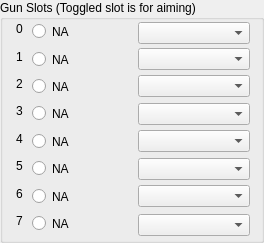
      <widget class="QGroupBox" name="IDC_STATIC_14">
        <property name="geometry">
          <rect>
            <x>20</x>
            <y>47</y>
            <width>264</width>
            <height>243</height>
          </rect>
        </property>
        <property name="title">
          <string>Gun Slots (Toggled slot is for aiming)</string>
        </property>
        <property name="visible">
          <bool>true</bool>
        </property>
        <property name="enabled">
          <bool>true</bool>
        </property>
        <property name="flat">
          <bool>false</bool>
        </property>
        <widget class="QLabel" name="IDC_STATIC_15">
          <property name="geometry">
            <rect>
              <x>16</x>
              <y>22</y>
              <width>51</width>
              <height>16</height>
            </rect>
          </property>
          <property name="text">
            <string>0</string>
          </property>
          <property name="visible">
            <bool>true</bool>
          </property>
          <property name="enabled">
            <bool>true</bool>
          </property>
          <property name="alignment">
            <set>Qt::AlignLeft</set>
          </property>
        </widget>
        <widget class="QRadioButton" name="IDC_BARREL_0_RADIO">
          <property name="geometry">
            <rect>
              <x>32</x>
              <y>22</y>
              <width>96</width>
              <height>19</height>
            </rect>
          </property>
          <property name="text">
            <string>NA</string>
          </property>
          <property name="visible">
            <bool>true</bool>
          </property>
          <property name="enabled">
            <bool>true</bool>
          </property>
        </widget>
        <widget class="QComboBox" name="IDC_BARREL_0_COMBO">
          <property name="maxVisibleItems">
            <number>15</number>
          </property>
          <property name="geometry">
            <rect>
              <x>138</x>
              <y>22</y>
              <width>112</width>
              <height>22</height>
            </rect>
          </property>
          <property name="visible">
            <bool>true</bool>
          </property>
          <property name="enabled">
            <bool>true</bool>
          </property>
          <property name="editable">
            <bool>false</bool>
          </property>
        </widget>
        <widget class="QComboBox" name="IDC_BARREL_1_COMBO">
          <property name="maxVisibleItems">
            <number>14</number>
          </property>
          <property name="geometry">
            <rect>
              <x>138</x>
              <y>48</y>
              <width>112</width>
              <height>22</height>
            </rect>
          </property>
          <property name="visible">
            <bool>true</bool>
          </property>
          <property name="enabled">
            <bool>true</bool>
          </property>
          <property name="editable">
            <bool>false</bool>
          </property>
        </widget>
        <widget class="QLabel" name="IDC_STATIC_16">
          <property name="geometry">
            <rect>
              <x>16</x>
              <y>50</y>
              <width>51</width>
              <height>16</height>
            </rect>
          </property>
          <property name="text">
            <string>1</string>
          </property>
          <property name="visible">
            <bool>true</bool>
          </property>
          <property name="enabled">
            <bool>true</bool>
          </property>
          <property name="alignment">
            <set>Qt::AlignLeft</set>
          </property>
        </widget>
        <widget class="QRadioButton" name="IDC_BARREL_1_RADIO">
          <property name="geometry">
            <rect>
              <x>32</x>
              <y>50</y>
              <width>96</width>
              <height>19</height>
            </rect>
          </property>
          <property name="text">
            <string>NA</string>
          </property>
          <property name="visible">
            <bool>true</bool>
          </property>
          <property name="enabled">
            <bool>true</bool>
          </property>
        </widget>
        <widget class="QComboBox" name="IDC_BARREL_2_COMBO">
          <property name="maxVisibleItems">
            <number>12</number>
          </property>
          <property name="geometry">
            <rect>
              <x>138</x>
              <y>75</y>
              <width>112</width>
              <height>22</height>
            </rect>
          </property>
          <property name="visible">
            <bool>true</bool>
          </property>
          <property name="enabled">
            <bool>true</bool>
          </property>
          <property name="editable">
            <bool>false</bool>
          </property>
        </widget>
        <widget class="QLabel" name="IDC_STATIC_17">
          <property name="geometry">
            <rect>
              <x>16</x>
              <y>77</y>
              <width>51</width>
              <height>16</height>
            </rect>
          </property>
          <property name="text">
            <string>2</string>
          </property>
          <property name="visible">
            <bool>true</bool>
          </property>
          <property name="enabled">
            <bool>true</bool>
          </property>
          <property name="alignment">
            <set>Qt::AlignLeft</set>
          </property>
        </widget>
        <widget class="QRadioButton" name="IDC_BARREL_2_RADIO">
          <property name="geometry">
            <rect>
              <x>32</x>
              <y>77</y>
              <width>96</width>
              <height>19</height>
            </rect>
          </property>
          <property name="text">
            <string>NA</string>
          </property>
          <property name="visible">
            <bool>true</bool>
          </property>
          <property name="enabled">
            <bool>true</bool>
          </property>
        </widget>
        <widget class="QComboBox" name="IDC_BARREL_3_COMBO">
          <property name="maxVisibleItems">
            <number>10</number>
          </property>
          <property name="geometry">
            <rect>
              <x>138</x>
              <y>103</y>
              <width>112</width>
              <height>22</height>
            </rect>
          </property>
          <property name="visible">
            <bool>true</bool>
          </property>
          <property name="enabled">
            <bool>true</bool>
          </property>
          <property name="editable">
            <bool>false</bool>
          </property>
        </widget>
        <widget class="QLabel" name="IDC_STATIC_18">
          <property name="geometry">
            <rect>
              <x>16</x>
              <y>104</y>
              <width>51</width>
              <height>16</height>
            </rect>
          </property>
          <property name="text">
            <string>3</string>
          </property>
          <property name="visible">
            <bool>true</bool>
          </property>
          <property name="enabled">
            <bool>true</bool>
          </property>
          <property name="alignment">
            <set>Qt::AlignLeft</set>
          </property>
        </widget>
        <widget class="QRadioButton" name="IDC_BARREL_3_RADIO">
          <property name="geometry">
            <rect>
              <x>32</x>
              <y>104</y>
              <width>96</width>
              <height>19</height>
            </rect>
          </property>
          <property name="text">
            <string>NA</string>
          </property>
          <property name="visible">
            <bool>true</bool>
          </property>
          <property name="enabled">
            <bool>true</bool>
          </property>
        </widget>
        <widget class="QComboBox" name="IDC_BARREL_4_COMBO">
          <property name="maxVisibleItems">
            <number>8</number>
          </property>
          <property name="geometry">
            <rect>
              <x>138</x>
              <y>130</y>
              <width>112</width>
              <height>22</height>
            </rect>
          </property>
          <property name="visible">
            <bool>true</bool>
          </property>
          <property name="enabled">
            <bool>true</bool>
          </property>
          <property name="editable">
            <bool>false</bool>
          </property>
        </widget>
        <widget class="QLabel" name="IDC_STATIC_19">
          <property name="geometry">
            <rect>
              <x>16</x>
              <y>132</y>
              <width>51</width>
              <height>16</height>
            </rect>
          </property>
          <property name="text">
            <string>4</string>
          </property>
          <property name="visible">
            <bool>true</bool>
          </property>
          <property name="enabled">
            <bool>true</bool>
          </property>
          <property name="alignment">
            <set>Qt::AlignLeft</set>
          </property>
        </widget>
        <widget class="QRadioButton" name="IDC_BARREL_4_RADIO">
          <property name="geometry">
            <rect>
              <x>32</x>
              <y>132</y>
              <width>96</width>
              <height>19</height>
            </rect>
          </property>
          <property name="text">
            <string>NA</string>
          </property>
          <property name="visible">
            <bool>true</bool>
          </property>
          <property name="enabled">
            <bool>true</bool>
          </property>
        </widget>
        <widget class="QComboBox" name="IDC_BARREL_5_COMBO">
          <property name="maxVisibleItems">
            <number>6</number>
          </property>
          <property name="geometry">
            <rect>
              <x>138</x>
              <y>158</y>
              <width>112</width>
              <height>22</height>
            </rect>
          </property>
          <property name="visible">
            <bool>true</bool>
          </property>
          <property name="enabled">
            <bool>true</bool>
          </property>
          <property name="editable">
            <bool>false</bool>
          </property>
        </widget>
        <widget class="QLabel" name="IDC_STATIC_20">
          <property name="geometry">
            <rect>
              <x>16</x>
              <y>159</y>
              <width>51</width>
              <height>16</height>
            </rect>
          </property>
          <property name="text">
            <string>5</string>
          </property>
          <property name="visible">
            <bool>true</bool>
          </property>
          <property name="enabled">
            <bool>true</bool>
          </property>
          <property name="alignment">
            <set>Qt::AlignLeft</set>
          </property>
        </widget>
        <widget class="QRadioButton" name="IDC_BARREL_5_RADIO">
          <property name="geometry">
            <rect>
              <x>32</x>
              <y>159</y>
              <width>96</width>
              <height>19</height>
            </rect>
          </property>
          <property name="text">
            <string>NA</string>
          </property>
          <property name="visible">
            <bool>true</bool>
          </property>
          <property name="enabled">
            <bool>true</bool>
          </property>
        </widget>
        <widget class="QComboBox" name="IDC_BARREL_6_COMBO">
          <property name="maxVisibleItems">
            <number>4</number>
          </property>
          <property name="geometry">
            <rect>
              <x>138</x>
              <y>185</y>
              <width>112</width>
              <height>22</height>
            </rect>
          </property>
          <property name="visible">
            <bool>true</bool>
          </property>
          <property name="enabled">
            <bool>true</bool>
          </property>
          <property name="editable">
            <bool>false</bool>
          </property>
        </widget>
        <widget class="QLabel" name="IDC_STATIC_21">
          <property name="geometry">
            <rect>
              <x>16</x>
              <y>187</y>
              <width>51</width>
              <height>16</height>
            </rect>
          </property>
          <property name="text">
            <string>6</string>
          </property>
          <property name="visible">
            <bool>true</bool>
          </property>
          <property name="enabled">
            <bool>true</bool>
          </property>
          <property name="alignment">
            <set>Qt::AlignLeft</set>
          </property>
        </widget>
        <widget class="QRadioButton" name="IDC_BARREL_6_RADIO">
          <property name="geometry">
            <rect>
              <x>32</x>
              <y>187</y>
              <width>96</width>
              <height>19</height>
            </rect>
          </property>
          <property name="text">
            <string>NA</string>
          </property>
          <property name="visible">
            <bool>true</bool>
          </property>
          <property name="enabled">
            <bool>true</bool>
          </property>
        </widget>
        <widget class="QLabel" name="IDC_STATIC_22">
          <property name="geometry">
            <rect>
              <x>16</x>
              <y>214</y>
              <width>51</width>
              <height>16</height>
            </rect>
          </property>
          <property name="text">
            <string>7</string>
          </property>
          <property name="visible">
            <bool>true</bool>
          </property>
          <property name="enabled">
            <bool>true</bool>
          </property>
          <property name="alignment">
            <set>Qt::AlignLeft</set>
          </property>
        </widget>
        <widget class="QRadioButton" name="IDC_BARREL_7_RADIO">
          <property name="geometry">
            <rect>
              <x>32</x>
              <y>214</y>
              <width>96</width>
              <height>19</height>
            </rect>
          </property>
          <property name="text">
            <string>NA</string>
          </property>
          <property name="visible">
            <bool>true</bool>
          </property>
          <property name="enabled">
            <bool>true</bool>
          </property>
        </widget>
        <widget class="QComboBox" name="IDC_BARREL_7_COMBO">
          <property name="maxVisibleItems">
            <number>2</number>
          </property>
          <property name="geometry">
            <rect>
              <x>138</x>
              <y>214</y>
              <width>112</width>
              <height>22</height>
            </rect>
          </property>
          <property name="visible">
            <bool>true</bool>
          </property>
          <property name="enabled">
            <bool>true</bool>
          </property>
          <property name="editable">
            <bool>false</bool>
          </property>
        </widget>
      </widget>
